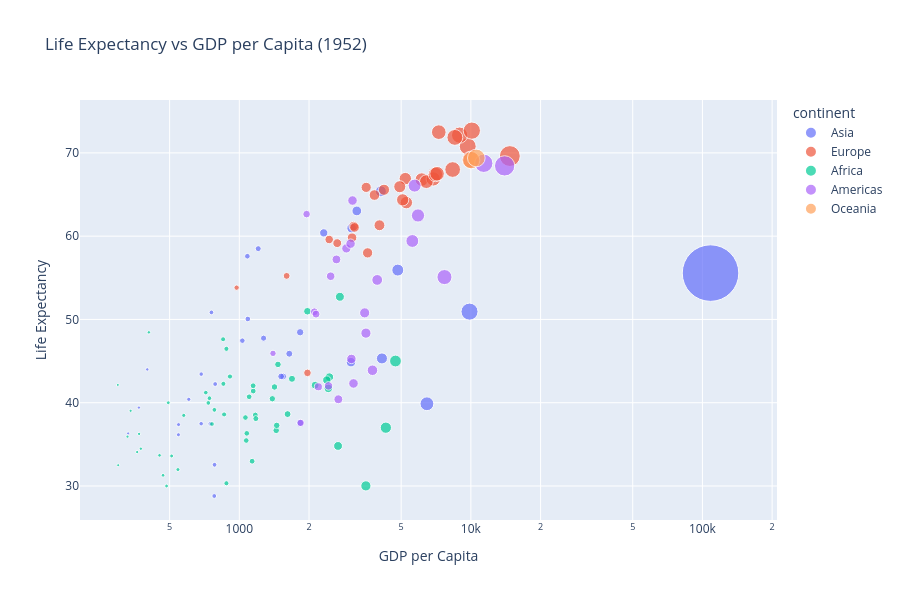

Notebook source saved alongside this figure:
### Code cell
import plotly.express as px

fig = px.scatter(
    data_1952,
    x='gdpPercap',
    y='lifeExp',
    color='continent',
    size='gdpPercap',
    size_max=40,
    hover_name='country',
    log_x=True,
    opacity=0.7,
    title='Life Expectancy vs GDP per Capita (1952)',
    labels={
        'gdpPercap': 'GDP per Capita',
        'lifeExp': 'Life Expectancy'
    }
)

fig.update_layout(width=900, height=600)
fig.show()

### Figure 1 — Plotly figure (JSON) as saved in the notebook; plotly's stock layout.template omitted (floating-point values rounded to 4 significant figures)
{"data": [{"hovertemplate": "<b>%{hovertext}</b><br><br>continent=Asia<br>GDP per Capita=%{marker.size}<br>Life Expectancy=%{y}<extra></extra>", "hovertext": ["Afghanistan", "Bahrain", "Bangladesh", "Cambodia", "China", "Hong Kong, China", "India", "Indonesia", "Iran", "Iraq", "Israel", "Japan", "Jordan", "Korea, Dem. Rep.", "Korea, Rep.", "Kuwait", "Lebanon", "Malaysia", "Mongolia", "Myanmar", "Nepal", "Oman", "Pakistan", "Philippines", "Saudi Arabia", "Singapore", "Sri Lanka", "Syria", "Taiwan", "Thailand", "Vietnam", "West Bank and Gaza", "Yemen, Rep."], "legendgroup": "Asia", "marker": {"color": "#636efa", "opacity": 0.7, "size": [779.4, 9867.0, 684.2, 368.5, 400.4, 3054.0, 546.6, 749.7, 3035.0, 4130.0, 4087.0, 3217.0, 1547.0, 1088.0, 1031.0, 108400.0, 4835.0, 1831.0, 786.6, 331.0, 545.9, 1828.0, 684.6, 1273.0, 6460.0, 2315.0, 1084.0, 1643.0, 1207.0, 757.8, 605.1, 1516.0, 781.7], "sizemode": "area", "sizeref": 67.74, "symbol": "circle"}, "mode": "markers", "name": "Asia", "orientation": "v", "showlegend": true, "type": "scatter", "x": [779.4, 9867.0, 684.2, 368.5, 400.4, 3054.0, 546.6, 749.7, 3035.0, 4130.0, 4087.0, 3217.0, 1547.0, 1088.0, 1031.0, 108400.0, 4835.0, 1831.0, 786.6, 331.0, 545.9, 1828.0, 684.6, 1273.0, 6460.0, 2315.0, 1084.0, 1643.0, 1207.0, 757.8, 605.1, 1516.0, 781.7], "xaxis": "x", "y": [28.8, 50.94, 37.48, 39.42, 44.0, 60.96, 37.37, 37.47, 44.87, 45.32, 65.39, 63.03, 43.16, 50.06, 47.45, 55.56, 55.93, 48.46, 42.24, 36.32, 36.16, 37.58, 43.44, 47.75, 39.88, 60.4, 57.59, 45.88, 58.5, 50.85, 40.41, 43.16, 32.55], "yaxis": "y"}, {"hovertemplate": "<b>%{hovertext}</b><br><br>continent=Europe<br>GDP per Capita=%{marker.size}<br>Life Expectancy=%{y}<extra></extra>", "hovertext": ["Albania", "Austria", "Belgium", "Bosnia and Herzegovina", "Bulgaria", "Croatia", "Czech Republic", "Denmark", "Finland", "France", "Germany", "Greece", "Hungary", "Iceland", "Ireland", "Italy", "Montenegro", "Netherlands", "Norway", "Poland", "Portugal", "Romania", "Serbia", "Slovak Republic", "Slovenia", "Spain", "Sweden", "Switzerland", "Turkey", "United Kingdom"], "legendgroup": "Europe", "marker": {"color": "#EF553B", "opacity": 0.7, "size": [1601.0, 6137.0, 8343.0, 973.5, 2444.0, 3119.0, 6876.0, 9692.0, 6425.0, 7030.0, 7144.0, 3531.0, 5264.0, 7268.0, 5210.0, 4931.0, 2648.0, 8942.0, 10100.0, 4029.0, 3068.0, 3145.0, 3581.0, 5075.0, 4215.0, 3834.0, 8528.0, 14730.0, 1969.0, 9980.0], "sizemode": "area", "sizeref": 67.74, "symbol": "circle"}, "mode": "markers", "name": "Europe", "orientation": "v", "showlegend": true, "type": "scatter", "x": [1601.0, 6137.0, 8343.0, 973.5, 2444.0, 3119.0, 6876.0, 9692.0, 6425.0, 7030.0, 7144.0, 3531.0, 5264.0, 7268.0, 5210.0, 4931.0, 2648.0, 8942.0, 10100.0, 4029.0, 3068.0, 3145.0, 3581.0, 5075.0, 4215.0, 3834.0, 8528.0, 14730.0, 1969.0, 9980.0], "xaxis": "x", "y": [55.23, 66.8, 68.0, 53.82, 59.6, 61.21, 66.87, 70.78, 66.55, 67.41, 67.5, 65.86, 64.03, 72.49, 66.91, 65.94, 59.16, 72.13, 72.67, 61.31, 59.82, 61.05, 58.0, 64.36, 65.57, 64.94, 71.86, 69.62, 43.59, 69.18], "yaxis": "y"}, {"hovertemplate": "<b>%{hovertext}</b><br><br>continent=Africa<br>GDP per Capita=%{marker.size}<br>Life Expectancy=%{y}<extra></extra>", "hovertext": ["Algeria", "Angola", "Benin", "Botswana", "Burkina Faso", "Burundi", "Cameroon", "Central African Republic", "Chad", "Comoros", "Congo, Dem. Rep.", "Congo, Rep.", "Cote d'Ivoire", "Djibouti", "Egypt", "Equatorial Guinea", "Eritrea", "Ethiopia", "Gabon", "Gambia", "Ghana", "Guinea", "Guinea-Bissau", "Kenya", "Lesotho", "Liberia", "Libya", "Madagascar", "Malawi", "Mali", "Mauritania", "Mauritius", "Morocco", "Mozambique", "Namibia", "Niger", "Nigeria", "Reunion", "Rwanda", "Sao Tome and Principe", "Senegal", "Sierra Leone", "Somalia", "South Africa", "Sudan", "Swaziland", "Tanzania", "Togo", "Tunisia", "Uganda", "Zambia", "Zimbabwe"], "legendgroup": "Africa", "marker": {"color": "#00cc96", "opacity": 0.7, "size": [2449.0, 3521.0, 1063.0, 851.2, 543.3, 339.3, 1173.0, 1071.0, 1179.0, 1103.0, 780.5, 2126.0, 1389.0, 2670.0, 1419.0, 375.6, 328.9, 362.1, 4293.0, 485.2, 911.3, 510.2, 299.9, 853.5, 298.8, 575.6, 2388.0, 1443.0, 369.2, 452.3, 743.1, 1968.0, 1688.0, 468.5, 2424.0, 761.9, 1077.0, 2719.0, 493.3, 879.6, 1450.0, 879.8, 1136.0, 4725.0, 1616.0, 1148.0, 716.7, 859.8, 1468.0, 734.8, 1147.0, 406.9], "sizemode": "area", "sizeref": 67.74, "symbol": "circle"}, "mode": "markers", "name": "Africa", "orientation": "v", "showlegend": true, "type": "scatter", "x": [2449.0, 3521.0, 1063.0, 851.2, 543.3, 339.3, 1173.0, 1071.0, 1179.0, 1103.0, 780.5, 2126.0, 1389.0, 2670.0, 1419.0, 375.6, 328.9, 362.1, 4293.0, 485.2, 911.3, 510.2, 299.9, 853.5, 298.8, 575.6, 2388.0, 1443.0, 369.2, 452.3, 743.1, 1968.0, 1688.0, 468.5, 2424.0, 761.9, 1077.0, 2719.0, 493.3, 879.6, 1450.0, 879.8, 1136.0, 4725.0, 1616.0, 1148.0, 716.7, 859.8, 1468.0, 734.8, 1147.0, 406.9], "xaxis": "x", "y": [43.08, 30.02, 38.22, 47.62, 31.98, 39.03, 38.52, 35.46, 38.09, 40.72, 39.14, 42.11, 40.48, 34.81, 41.89, 34.48, 35.93, 34.08, 37.0, 30.0, 43.15, 33.61, 32.5, 42.27, 42.14, 38.48, 42.72, 36.68, 36.26, 33.69, 40.54, 50.99, 42.87, 31.29, 41.73, 37.44, 36.32, 52.72, 40.0, 46.47, 37.28, 30.33, 32.98, 45.01, 38.63, 41.41, 41.22, 38.6, 44.6, 39.98, 42.04, 48.45], "yaxis": "y"}, {"hovertemplate": "<b>%{hovertext}</b><br><br>continent=Americas<br>GDP per Capita=%{marker.size}<br>Life Expectancy=%{y}<extra></extra>", "hovertext": ["Argentina", "Bolivia", "Brazil", "Canada", "Chile", "Colombia", "Costa Rica", "Cuba", "Dominican Republic", "Ecuador", "El Salvador", "Guatemala", "Haiti", "Honduras", "Jamaica", "Mexico", "Nicaragua", "Panama", "Paraguay", "Peru", "Puerto Rico", "Trinidad and Tobago", "United States", "Uruguay", "Venezuela"], "legendgroup": "Americas", "marker": {"color": "#ab63fa", "opacity": 0.7, "size": [5911.0, 2677.0, 2109.0, 11370.0, 3940.0, 2144.0, 2627.0, 5587.0, 1398.0, 3522.0, 3048.0, 2428.0, 1840.0, 2195.0, 2899.0, 3478.0, 3112.0, 2480.0, 1952.0, 3759.0, 3082.0, 3023.0, 13990.0, 5717.0, 7690.0], "sizemode": "area", "sizeref": 67.74, "symbol": "circle"}, "mode": "markers", "name": "Americas", "orientation": "v", "showlegend": true, "type": "scatter", "x": [5911.0, 2677.0, 2109.0, 11370.0, 3940.0, 2144.0, 2627.0, 5587.0, 1398.0, 3522.0, 3048.0, 2428.0, 1840.0, 2195.0, 2899.0, 3478.0, 3112.0, 2480.0, 1952.0, 3759.0, 3082.0, 3023.0, 13990.0, 5717.0, 7690.0], "xaxis": "x", "y": [62.48, 40.41, 50.92, 68.75, 54.74, 50.64, 57.21, 59.42, 45.93, 48.36, 45.26, 42.02, 37.58, 41.91, 58.53, 50.79, 42.31, 55.19, 62.65, 43.9, 64.28, 59.1, 68.44, 66.07, 55.09], "yaxis": "y"}, {"hovertemplate": "<b>%{hovertext}</b><br><br>continent=Oceania<br>GDP per Capita=%{marker.size}<br>Life Expectancy=%{y}<extra></extra>", "hovertext": ["Australia", "New Zealand"], "legendgroup": "Oceania", "marker": {"color": "#FFA15A", "opacity": 0.7, "size": [10040.0, 10560.0], "sizemode": "area", "sizeref": 67.74, "symbol": "circle"}, "mode": "markers", "name": "Oceania", "orientation": "v", "showlegend": true, "type": "scatter", "x": [10040.0, 10560.0], "xaxis": "x", "y": [69.12, 69.39], "yaxis": "y"}], "layout": {"height": 600, "legend": {"itemsizing": "constant", "title": {"text": "continent"}, "tracegroupgap": 0}, "title": {"text": "Life Expectancy vs GDP per Capita (1952)"}, "width": 900, "xaxis": {"anchor": "y", "domain": [0, 1], "title": {"text": "GDP per Capita"}, "type": "log"}, "yaxis": {"anchor": "x", "domain": [0, 1], "title": {"text": "Life Expectancy"}}}}
